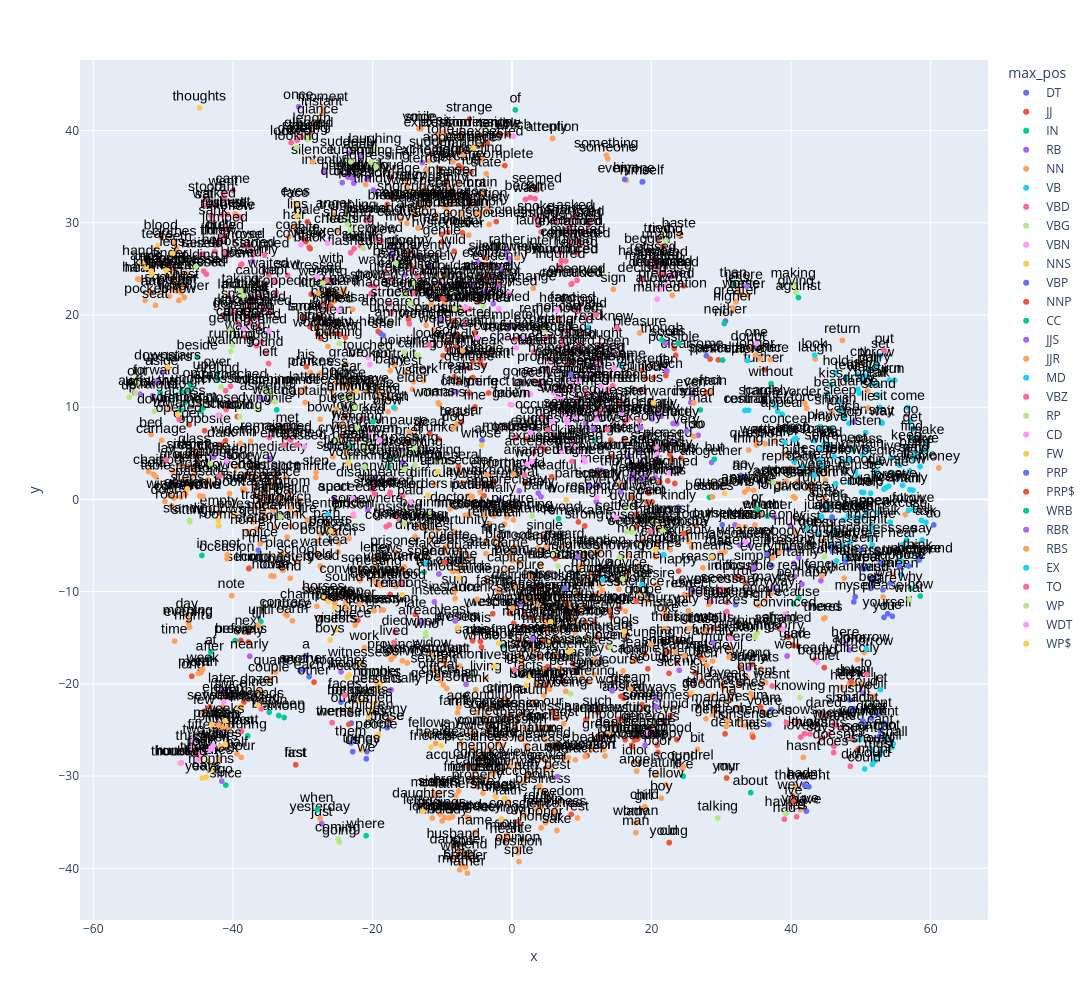

The notebook cell saved with this chart:
### Code cell
px.scatter(X.reset_index(), 'x', 'y', 
           text='term_str', 
           #size = 'n_log',
           color='max_pos', 
           hover_name='term_str',          
           height=1000, width=1200).update_traces(
                mode='markers+text', 
                textfont=dict(color='black', size=14, family='Arial'),
                textposition='top center')

### Figure 1 — Plotly figure (JSON) as saved in the notebook; plotly's stock layout.template omitted (floating-point values rounded to 4 significant figures; data arrays with more than 128 entries replaced by an {"elided": "..."} marker saying what was removed)
{"data": [{"hovertemplate": "<b>%{hovertext}</b><br><br>max_pos=DT<br>x=%{x}<br>y=%{y}<br>term_str=%{text}<extra></extra>", "hovertext": ["a", "all", "an", "another", "any", "both", "each", "every", "neither", "no", "some", "the", "these", "this", "those"], "legendgroup": "DT", "marker": {"color": "#636efa", "symbol": "circle"}, "mode": "markers+text", "name": "DT", "showlegend": true, "text": ["a", "all", "an", "another", "any", "both", "each", "every", "neither", "no", "some", "the", "these", "this", "those"], "textfont": {"color": "black", "family": "Arial", "size": 14}, "textposition": "top center", "type": "scattergl", "x": [-29.54, 37.22, -4.294, -29.94, 33.15, -24.51, -29.07, -30.37, 30.59, 32.78, 27.86, -36.36, -17.9, -4.521, -17.85], "xaxis": "x", "y": [-16.96, -7.183, 6.414, -18.48, 2.37, -21.98, -19.21, -18.53, 19.34, 2.611, 15.59, -5.498, -24.74, -14.12, -24.75], "yaxis": "y"}, {"hovertemplate": "<b>%{hovertext}</b><br><br>max_pos=JJ<br>x=%{x}<br>y=%{y}<br>term_str=%{text}<extra></extra>", "hovertext": {"elided": "238 str values"}, "legendgroup": "JJ", "marker": {"color": "#EF553B", "symbol": "circle"}, "mode": "markers+text", "name": "JJ", "showlegend": true, "text": {"elided": "238 str values"}, "textfont": {"color": "black", "family": "Arial", "size": 14}, "textposition": "top center", "type": "scattergl", "x": {"elided": "238 float values"}, "xaxis": "x", "y": {"elided": "238 float values"}, "yaxis": "y"}, {"hovertemplate": "<b>%{hovertext}</b><br><br>max_pos=IN<br>x=%{x}<br>y=%{y}<br>term_str=%{text}<extra></extra>", "hovertext": ["about", "above", "across", "after", "against", "along", "although", "among", "around", "as", "at", "because", "before", "behind", "below", "beside", "besides", "between", "beyond", "by", "during", "except", "for", "from", "if", "in", "into", "like", "near", "of", "on", "outside", "over", "since", "than", "that", "though", "through", "under", "until", "upon", "whether", "while", "with", "within", "without"], "legendgroup": "IN", "marker": {"color": "#00cc96", "symbol": "circle"}, "mode": "markers+text", "name": "IN", "showlegend": true, "text": ["about", "above", "across", "after", "against", "along", "although", "among", "around", "as", "at", "because", "before", "behind", "below", "beside", "besides", "between", "beyond", "by", "during", "except", "for", "from", "if", "in", "into", "like", "near", "of", "on", "outside", "over", "since", "than", "that", "though", "through", "under", "until", "upon", "whether", "while", "with", "within", "without"], "textfont": {"color": "black", "family": "Arial", "size": 14}, "textposition": "top center", "type": "scattergl", "x": [34.21, -1.243, -46.84, -43.29, 41.06, -50.39, 11.87, -32.64, -42.13, 23.87, -43.16, 40.35, -39.67, -47.44, -23.13, -45.1, 28.3, -33.42, 6.677, -17.62, -37.88, 30.19, -12.6, -44.24, 41.08, -44.43, -48.24, 24.54, -44.58, 0.4944, -46.05, -17.36, -42.23, -41.01, 31.78, 26.99, 21.48, -47.35, -46.28, -35.99, -43.48, 36.59, -33.71, -25.89, -34.78, 37.13], "xaxis": "x", "y": [-31.8, -15.89, 10.54, -17.17, 21.89, 11.53, 6.421, -23.65, 13.02, 16.94, -16.54, -11.31, -15.3, 9.7, 5.788, 15.45, 0.2227, -23.43, -2.087, 3.562, -25.63, 15.11, -7.898, 9.927, -10.66, -6.076, 11.24, -30.01, 9.594, 42.24, 12.4, 4.371, 13.65, -30.97, 23.31, 9.7, 17.28, 11.67, 11.84, -13.24, 13.35, -1.825, 9.717, 24.85, -23.08, 12.56], "yaxis": "y"}, {"hovertemplate": "<b>%{hovertext}</b><br><br>max_pos=RB<br>x=%{x}<br>y=%{y}<br>term_str=%{text}<extra></extra>", "hovertext": ["abroad", "abruptly", "absolutely", "actually", "again", "ago", "almost", "alone", "already", "also", "altogether", "always", "angrily", "apart", "apparently", "aside", "asleep", "attentively", "away", "awfully", "back", "badly", "carefully", "certainly", "clearly", "close", "completely", "contemptuously", "continually", "deeply", "dreadfully", "easily", "else", "entirely", "especially", "even", "ever", "everywhere", "evidently", "exactly", "extremely", "fairly", "far", "fast", "finally", "firmly", "forward", "fully", "generally", "greatly", "hardly", "here", "highly", "hurriedly", "immediately", "instantly", "instead", "intently", "just", "kindly", "lately", "later", "loudly", "maybe", "meanwhile", "merely", "naturally", "nearly", "never", "not", "now", "obviously", "often", "once", "only", "openly", "painfully", "particularly", "partly", "perfectly", "perhaps", "positively", "possibly", "precisely", "pretty", "probably", "quickly", "quietly", "quite", "rather", "really", "scarcely", "seriously", "sharply", "simply", "slowly", "so", "softly", "somehow", "sometimes", "somewhat", "somewhere", "soon", "still", "straight", "strangely", "suddenly", "surely", "terribly", "then", "therefore", "thoroughly", "timidly", "together", "twice", "usually", "very", "violently", "well", "yet", "youd"], "legendgroup": "RB", "marker": {"color": "#ab63fa", "symbol": "circle"}, "mode": "markers+text", "name": "RB", "showlegend": true, "text": ["abroad", "abruptly", "absolutely", "actually", "again", "ago", "almost", "alone", "already", "also", "altogether", "always", "angrily", "apart", "apparently", "aside", "asleep", "attentively", "away", "awfully", "back", "badly", "carefully", "certainly", "clearly", "close", "completely", "contemptuously", "continually", "deeply", "dreadfully", "easily", "else", "entirely", "especially", "even", "ever", "everywhere", "evidently", "exactly", "extremely", "fairly", "far", "fast", "finally", "firmly", "forward", "fully", "generally", "greatly", "hardly", "here", "highly", "hurriedly", "immediately", "instantly", "instead", "intently", "just", "kindly", "lately", "later", "loudly", "maybe", "meanwhile", "merely", "naturally", "nearly", "never", "not", "now", "obviously", "often", "once", "only", "openly", "painfully", "particularly", "partly", "perfectly", "perhaps", "positively", "possibly", "precisely", "pretty", "probably", "quickly", "quietly", "quite", "rather", "really", "scarcely", "seriously", "sharply", "simply", "slowly", "so", "softly", "somehow", "sometimes", "somewhat", "somewhere", "soon", "still", "straight", "strangely", "suddenly", "surely", "terribly", "then", "therefore", "thoroughly", "timidly", "together", "twice", "usually", "very", "violently", "well", "yet", "youd"], "textfont": {"color": "black", "family": "Arial", "size": 14}, "textposition": "top center", "type": "scattergl", "x": [-10.47, -10.25, 32.68, 11.63, -21.68, -41.59, -12.86, 48.34, -12.99, -6.578, 28.6, 20.57, -20.59, -25.51, -13.32, -50.12, -36.02, -17.12, -54.08, 28.93, -53.29, 19.09, -15.37, 40.35, 20.76, -42.74, -0.2561, -9.485, -15.69, 17.11, 20.54, 18.3, 33.93, 12.33, -17.33, 25.68, 25.89, 15.58, -1.704, 18.45, -0.501, -7.961, 22.21, 18.65, -1.899, -7.53, -50.92, 21.41, 1.272, -2.141, 35.93, 47.77, 12.07, -23.5, -34.71, -37.18, -11.12, -26.92, -27.25, 23.86, 3.77, -41.58, -10.41, 37.47, -19.57, 12.82, 17.58, -37.58, 41.1, 37.54, 44.26, -3.759, 13.71, -30.58, 39.91, 18.44, -10.24, 10.97, 4.157, 23.09, 41.57, -2.828, 39.67, 1.04, 23.97, 10.58, -24.32, -22.67, 23.62, -0.6807, 40.49, 36.19, 20.07, -20.78, 34.65, -23.51, 26.69, -22.94, 16.69, 20.67, -5.719, -20.68, 22.02, -4.851, -51.49, -11.89, -23.4, 33.9, -2.693, 49.0, 31.96, 17.37, -19.88, -24.49, -40.25, -15.65, 25.04, -17.24, 39.43, 25.63, 50.32], "xaxis": "x", "y": [-8.085, 21.85, -4.956, 7.664, 37.22, -30.54, 36.53, -16.33, -13.28, -20.04, 4.006, -21.62, 34.95, 0.1509, 26.28, 13.79, 11.03, 26.78, 11.57, -15.54, 11.42, 2.441, 24.36, -6.925, 9.271, 4.571, 18.75, 22.02, 4.007, 2.221, 2.374, 5.245, -4.969, 1.53, -20.64, 11.41, -9.877, 0.855, 25.14, 7.769, 26.14, 11.68, 13.93, 2.178, -0.02521, 23.52, 12.76, 9.02, -11.28, 23.09, 10.52, -15.7, -0.2459, 34.95, 4.432, 25.82, -11.11, 35.56, -35.13, -0.8259, 0.6924, -20.64, 23.56, -9.654, 2.368, 3.165, 3.626, -17.0, -6.323, -1.873, -8.819, 22.6, 9.937, 42.58, -2.86, 4.021, 19.51, 1.537, 0.2877, 8.234, -9.191, 24.09, -5.423, 0.9327, -18.52, 8.314, 34.35, 34.3, 8.206, 26.92, -8.386, 10.59, 8.715, 34.7, -7.388, 35.25, 6.954, 34.88, 4.605, -22.48, 23.0, -1.142, 16.92, 25.71, 11.23, 25.17, 37.53, -18.34, 21.21, 8.429, -2.758, 2.871, 33.55, -18.7, -21.23, 5.219, 7.446, 26.31, -16.98, 10.51, -21.02], "yaxis": "y"}, {"hovertemplate": "<b>%{hovertext}</b><br><br>max_pos=NN<br>x=%{x}<br>y=%{y}<br>term_str=%{text}<extra></extra>", "hovertext": {"elided": "644 str values"}, "legendgroup": "NN", "marker": {"color": "#FFA15A", "symbol": "circle"}, "mode": "markers+text", "name": "NN", "showlegend": true, "text": {"elided": "644 str values"}, "textfont": {"color": "black", "family": "Arial", "size": 14}, "textposition": "top center", "type": "scattergl", "x": {"elided": "644 float values"}, "xaxis": "x", "y": {"elided": "644 float values"}, "yaxis": "y"}, {"hovertemplate": "<b>%{hovertext}</b><br><br>max_pos=VB<br>x=%{x}<br>y=%{y}<br>term_str=%{text}<extra></extra>", "hovertext": {"elided": "131 str values"}, "legendgroup": "VB", "marker": {"color": "#19d3f3", "symbol": "circle"}, "mode": "markers+text", "name": "VB", "showlegend": true, "text": {"elided": "131 str values"}, "textfont": {"color": "black", "family": "Arial", "size": 14}, "textposition": "top center", "type": "scattergl", "x": {"elided": "131 float values"}, "xaxis": "x", "y": {"elided": "131 float values"}, "yaxis": "y"}, {"hovertemplate": "<b>%{hovertext}</b><br><br>max_pos=VBD<br>x=%{x}<br>y=%{y}<br>term_str=%{text}<extra></extra>", "hovertext": {"elided": "195 str values"}, "legendgroup": "VBD", "marker": {"color": "#FF6692", "symbol": "circle"}, "mode": "markers+text", "name": "VBD", "showlegend": true, "text": {"elided": "195 str values"}, "textfont": {"color": "black", "family": "Arial", "size": 14}, "textposition": "top center", "type": "scattergl", "x": {"elided": "195 float values"}, "xaxis": "x", "y": {"elided": "195 float values"}, "yaxis": "y"}, {"hovertemplate": "<b>%{hovertext}</b><br><br>max_pos=VBG<br>x=%{x}<br>y=%{y}<br>term_str=%{text}<extra></extra>", "hovertext": ["according", "addressing", "approaching", "asking", "beating", "beginning", "being", "believing", "bringing", "burning", "calling", "carrying", "coming", "crying", "doing", "drawing", "drinking", "dying", "expecting", "facing", "finding", "flashing", "following", "gazing", "getting", "giving", "going", "growing", "hanging", "having", "hearing", "hiding", "holding", "keeping", "knowing", "laughing", "leading", "leaving", "listening", "looking", "losing", "loving", "lying", "making", "moving", "noticing", "owing", "passing", "playing", "pointing", "putting", "raising", "reading", "reckoning", "running", "saying", "seeing", "seeking", "seeming", "setting", "shaking", "shouting", "showing", "sitting", "smiling", "speaking", "standing", "staring", "taking", "talking", "telling", "thinking", "trembling", "trying", "turning", "waiting", "walking", "watching", "wearing", "wondering", "writing"], "legendgroup": "VBG", "marker": {"color": "#B6E880", "symbol": "circle"}, "mode": "markers+text", "name": "VBG", "showlegend": true, "text": ["according", "addressing", "approaching", "asking", "beating", "beginning", "being", "believing", "bringing", "burning", "calling", "carrying", "coming", "crying", "doing", "drawing", "drinking", "dying", "expecting", "facing", "finding", "flashing", "following", "gazing", "getting", "giving", "going", "growing", "hanging", "having", "hearing", "hiding", "holding", "keeping", "knowing", "laughing", "leading", "leaving", "listening", "looking", "losing", "loving", "lying", "making", "moving", "noticing", "owing", "passing", "playing", "pointing", "putting", "raising", "reading", "reckoning", "running", "saying", "seeing", "seeking", "seeming", "setting", "shaking", "shouting", "showing", "sitting", "smiling", "speaking", "standing", "staring", "taking", "talking", "telling", "thinking", "trembling", "trying", "turning", "waiting", "walking", "watching", "wearing", "wondering", "writing"], "textfont": {"color": "black", "family": "Arial", "size": 14}, "textposition": "top center", "type": "scattergl", "x": [6.611, -19.48, -15.41, 37.43, -16.63, -11.72, 8.387, 15.87, -22.95, -24.75, -13.5, -23.95, -24.92, -25.11, 34.77, -43.24, -21.09, 16.42, 4.565, -41.69, 2.906, -23.13, -13.91, -29.33, -40.37, 40.69, -24.74, -5.659, -22.17, 39.21, -14.59, 20.35, -45.28, -22.52, 41.26, -19.63, -20.99, -33.19, -34.51, -30.84, 21.61, 14.05, -36.5, 40.33, -39.01, -14.02, 6.026, -13.94, -10.43, -15.42, -38.52, -21.32, -15.38, -15.45, -40.06, 34.83, -15.36, 17.27, -8.211, -21.22, -23.56, -23.39, 15.42, -46.17, -20.21, -4.126, -46.2, -28.95, -38.9, 29.51, 44.78, 35.16, -23.52, 22.09, -23.09, -34.0, -40.3, -35.4, -27.08, -8.485, 16.47], "xaxis": "x", "y": [-7.228, 36.06, 4.972, 1.844, 25.64, -1.604, -21.09, -8.637, 10.98, 16.93, 15.64, 11.02, -36.82, 6.506, -14.95, 3.88, 3.492, -0.898, 18.34, 12.2, -1.794, 29.24, 3.727, 39.0, 18.35, 22.45, -37.15, 21.98, 7.753, -34.07, 21.25, -2.444, 25.25, 9.99, -21.49, 37.85, 5.475, -1.877, 11.66, 38.17, -3.407, -15.94, 9.742, 23.24, 8.969, 23.49, -5.759, 5.475, 4.096, 16.0, 22.1, 27.23, 3.247, -2.619, 16.69, -14.87, 22.24, -3.568, 20.67, 5.875, 29.85, 4.426, -6.247, -2.42, 36.57, 20.96, -2.254, 39.22, 22.66, -34.54, -6.207, -14.45, 30.68, 28.08, 36.63, 10.61, 16.04, 11.77, 23.46, 22.43, -3.498], "yaxis": "y"}, {"hovertemplate": "<b>%{hovertext}</b><br><br>max_pos=VBN<br>x=%{x}<br>y=%{y}<br>term_str=%{text}<extra></extra>", "hovertext": ["admitted", "agreed", "allowed", "arranged", "ashamed", "astonished", "been", "begun", "bound", "broken", "called", "changed", "committed", "concealed", "considered", "convinced", "covered", "crushed", "deceived", "delighted", "done", "drawn", "dressed", "driven", "ended", "expected", "fallen", "filled", "finished", "fixed", "forced", "forgotten", "frightened", "given", "gone", "grown", "heard", "hearted", "hidden", "insulted", "invited", "killed", "known", "lighted", "lost", "married", "mentioned", "mistaken", "murdered", "obliged", "offended", "overcome", "paid", "passed", "persuaded", "prepared", "received", "respected", "ruined", "satisfied", "saved", "seen", "settled", "shown", "shut", "spoken", "stolen", "succeeded", "suffered", "supposed", "surprised", "taken", "thrown", "touched", "treated", "won", "worn", "written"], "legendgroup": "VBN", "marker": {"color": "#FF97FF", "symbol": "circle"}, "mode": "markers+text", "name": "VBN", "showlegend": true, "text": ["admitted", "agreed", "allowed", "arranged", "ashamed", "astonished", "been", "begun", "bound", "broken", "called", "changed", "committed", "concealed", "considered", "convinced", "covered", "crushed", "deceived", "delighted", "done", "drawn", "dressed", "driven", "ended", "expected", "fallen", "filled", "finished", "fixed", "forced", "forgotten", "frightened", "given", "gone", "grown", "heard", "hearted", "hidden", "insulted", "invited", "killed", "known", "lighted", "lost", "married", "mentioned", "mistaken", "murdered", "obliged", "offended", "overcome", "paid", "passed", "persuaded", "prepared", "received", "respected", "ruined", "satisfied", "saved", "seen", "settled", "shown", "shut", "spoken", "stolen", "succeeded", "suffered", "supposed", "surprised", "taken", "thrown", "touched", "treated", "won", "worn", "written"], "textfont": {"color": "black", "family": "Arial", "size": 14}, "textposition": "top center", "type": "scattergl", "x": [9.065, 9.101, 21.16, 2.84, 38.84, -6.573, 14.64, 10.98, 43.75, -20.35, -34.82, 0.6184, 8.018, 5.75, 12.12, 39.15, -30.22, -0.6188, 10.29, 22.58, 12.44, -20.34, -27.92, -18.97, 2.675, 12.76, -0.2233, -24.82, 1.701, -26.42, 23.06, 12.29, -1.864, 2.633, 0.9055, -0.06118, 6.499, 19.34, -22.74, 9.699, 6.139, 8.769, 14.63, -40.88, 5.963, 20.8, 8.587, 31.29, 8.759, 22.55, 20.84, -4.977, -14.52, -29.77, 15.73, 22.14, 4.389, 12.14, 10.44, 20.69, 7.237, 13.93, 14.95, 6.548, -42.12, 9.579, 7.832, -22.82, 8.605, 12.15, -0.4438, 2.436, -38.41, -20.63, 7.129, 2.199, -18.99, 7.114], "xaxis": "x", "y": [8.976, 10.75, 22.78, 4.107, -14.09, 20.81, 15.95, 13.71, -17.64, 14.61, 18.26, 16.44, 8.173, 8.436, 9.239, -12.42, 27.61, 17.55, 4.466, 2.89, 14.23, 7.362, 24.13, 6.422, 7.248, 12.29, 10.29, 20.54, 17.58, 27.78, 24.56, 14.65, 20.69, 11.43, 12.6, 10.24, 20.59, -25.32, -1.612, 5.276, 14.34, 6.195, 14.23, 4.181, 11.55, 21.72, 12.84, -15.13, 5.694, 24.1, 4.925, 17.56, -0.2561, 5.706, 9.347, 23.23, 12.47, 0.2038, 4.089, 5.681, 9.274, 15.4, -1.942, 10.94, 9.114, 12.89, 8.655, 0.1127, 11.91, 8.629, 22.38, 11.47, 18.53, 15.44, 5.228, 3.823, 6.451, 10.8], "yaxis": "y"}, {"hovertemplate": "<b>%{hovertext}</b><br><br>max_pos=NNS<br>x=%{x}<br>y=%{y}<br>term_str=%{text}<extra></extra>", "hovertext": ["affairs", "afterwards", "arms", "books", "boots", "boys", "cases", "children", "circumstances", "copecks", "days", "details", "downstairs", "dreams", "enemies", "events", "eyes", "facts", "feelings", "feet", "fellows", "fingers", "flowers", "fools", "francs", "friends", "girls", "guests", "hands", "heads", "hopes", "horses", "hours", "houses", "ideas", "knees", "ladies", "legs", "letters", "lines", "lips", "lives", "manners", "matters", "means", "men", "minutes", "moments", "monks", "months", "notes", "orders", "others", "paces", "papers", "peasants", "people", "persons", "questions", "relations", "rooms", "roubles", "seconds", "servants", "sorts", "steps", "tears", "terms", "thanks", "things", "thoughts", "thousands", "times", "towards", "visitors", "voices", "weeks", "windows", "witnesses", "women", "words", "years"], "legendgroup": "NNS", "marker": {"color": "#FECB52", "symbol": "circle"}, "mode": "markers+text", "name": "NNS", "showlegend": true, "text": ["affairs", "afterwards", "arms", "books", "boots", "boys", "cases", "children", "circumstances", "copecks", "days", "details", "downstairs", "dreams", "enemies", "events", "eyes", "facts", "feelings", "feet", "fellows", "fingers", "flowers", "fools", "francs", "friends", "girls", "guests", "hands", "heads", "hopes", "horses", "hours", "houses", "ideas", "knees", "ladies", "legs", "letters", "lines", "lips", "lives", "manners", "matters", "means", "men", "minutes", "moments", "monks", "months", "notes", "orders", "others", "paces", "papers", "peasants", "people", "persons", "questions", "relations", "rooms", "roubles", "seconds", "servants", "sorts", "steps", "tears", "terms", "thanks", "things", "thoughts", "thousands", "times", "towards", "visitors", "voices", "weeks", "windows", "witnesses", "women", "words", "years"], "textfont": {"color": "black", "family": "Arial", "size": 14}, "textposition": "top center", "type": "scattergl", "x": [5.541, 20.28, -52.45, -23.33, -22.23, -26.07, 8.461, -20.51, 8.12, -38.8, -43.8, 1.213, -49.3, -1.058, -1.905, -7.777, -31.02, 2.346, -1.534, -51.69, -11.84, -49.57, -23.78, 16.1, -39.12, -11.61, -21.43, -25.25, -53.08, -23.58, -2.309, -27.0, -41.78, -25.4, -10.14, -51.59, -19.68, -48.62, -12.8, -36.15, -30.77, -2.48, 10.78, 5.182, 28.67, -19.13, -43.47, -5.508, -18.84, -43.05, -39.8, -12.03, -23.16, -43.02, -25.95, -21.77, -19.42, -19.28, 30.47, -15.74, -42.03, -47.57, -36.38, -26.34, 2.08, -46.53, -50.77, -10.63, 20.59, -21.59, -44.77, -7.616, -41.09, -47.88, -25.23, -23.42, -41.12, -42.09, -21.91, -20.29, 7.771, -44.38], "xaxis": "x", "y": [-13.27, 10.46, 25.13, -19.04, 11.72, -15.25, -16.38, -23.52, -16.54, -22.44, -30.11, -17.38, 14.36, -32.43, -15.59, -13.89, 32.12, -19.25, -34.67, 24.76, -25.5, 24.85, 5.08, -14.31, -22.6, -26.88, -21.91, -14.16, 25.71, -19.3, -32.29, -10.67, -26.83, -11.72, -26.73, 24.47, -22.13, 26.67, -33.82, -21.03, 30.75, -18.11, -15.16, -15.51, -6.24, -25.5, -28.44, 38.11, -19.97, -29.38, -1.74, 0.4498, -22.77, -24.42, -3.426, -21.92, -25.68, -20.71, 0.6573, -10.34, -2.877, -28.59, -22.31, -11.06, -20.17, 1.143, 27.53, 2.99, -5.464, -27.18, 42.47, -8.525, -26.56, 9.206, -14.13, 3.897, -24.0, -2.274, -17.83, -22.77, -0.0362, -30.23], "yaxis": "y"}, {"hovertemplate": "<b>%{hovertext}</b><br><br>max_pos=VBP<br>x=%{x}<br>y=%{y}<br>term_str=%{text}<extra></extra>", "hovertext": ["agree", "am", "are", "assure", "beg", "believe", "cannot", "cant", "couldnt", "dare", "declare", "didnt", "do", "dont", "hadnt", "hate", "have", "havent", "intend", "know", "learnt", "mustnt", "repeat", "seem", "shant", "shouldnt", "suppose", "swear", "trust", "want", "wish", "wont", "wouldnt"], "legendgroup": "VBP", "marker": {"color": "#636efa", "symbol": "circle"}, "mode": "markers+text", "name": "VBP", "showlegend": true, "text": ["agree", "am", "are", "assure", "beg", "believe", "cannot", "cant", "couldnt", "dare", "declare", "didnt", "do", "dont", "hadnt", "hate", "have", "havent", "intend", "know", "learnt", "mustnt", "repeat", "seem", "shant", "shouldnt", "suppose", "swear", "trust", "want", "wish", "wont", "wouldnt"], "textfont": {"color": "black", "family": "Arial", "size": 14}, "textposition": "top center", "type": "scattergl", "x": [45.87, 37.19, 36.81, 52.87, 51.4, 58.37, 52.61, 52.82, 50.29, 53.16, 32.04, 51.54, 60.44, 52.55, 41.91, 47.76, 42.19, 42.55, 51.33, 56.84, 8.42, 48.37, 50.09, 50.05, 48.94, 48.72, 55.51, 50.42, 45.89, 54.21, 51.99, 53.32, 50.38], "xaxis": "x", "y": [-1.908, -22.8, -24.4, -6.855, -9.654, -6.561, -25.72, -25.13, -24.01, -9.807, -11.41, -23.71, -2.764, -23.32, -30.96, -6.815, -33.8, -31.16, -8.597, -7.219, 13.56, -21.74, -7.477, -5.456, -22.7, -22.77, -7.254, -7.549, -5.53, -9.099, -8.594, -24.26, -24.24], "yaxis": "y"}, {"hovertemplate": "<b>%{hovertext}</b><br><br>max_pos=NNP<br>x=%{x}<br>y=%{y}<br>term_str=%{text}<extra></extra>", "hovertext": ["alyosha", "de", "god", "heaven", "ill", "im", "its", "ive", "lets", "stavrogin"], "legendgroup": "NNP", "marker": {"color": "#EF553B", "symbol": "circle"}, "mode": "markers+text", "name": "NNP", "showlegend": true, "text": ["alyosha", "de", "god", "heaven", "ill", "im", "its", "ive", "lets", "stavrogin"], "textfont": {"color": "black", "family": "Arial", "size": 14}, "textposition": "top center", "type": "scattergl", "x": [24.59, 25.52, 17.82, -9.64, 23.35, 35.64, 34.54, 40.36, 48.6, -9.883], "xaxis": "x", "y": [-3.7, -21.12, -11.02, -6.832, 1.728, -22.5, -25.77, -32.79, -19.75, 21.77], "yaxis": "y"}, {"hovertemplate": "<b>%{hovertext}</b><br><br>max_pos=CC<br>x=%{x}<br>y=%{y}<br>term_str=%{text}<extra></extra>", "hovertext": ["and", "but", "nor", "or"], "legendgroup": "CC", "marker": {"color": "#00cc96", "symbol": "circle"}, "mode": "markers+text", "name": "CC", "showlegend": true, "text": ["and", "but", "nor", "or"], "textfont": {"color": "black", "family": "Arial", "size": 14}, "textposition": "top center", "type": "scattergl", "x": [-19.92, 29.0, 30.42, 35.17], "xaxis": "x", "y": [8.432, 4.361, 19.08, -1.04], "yaxis": "y"}, {"hovertemplate": "<b>%{hovertext}</b><br><br>max_pos=JJS<br>x=%{x}<br>y=%{y}<br>term_str=%{text}<extra></extra>", "hovertext": ["best", "greatest", "honest", "least", "slightest", "worst"], "legendgroup": "JJS", "marker": {"color": "#ab63fa", "symbol": "circle"}, "mode": "markers+text", "name": "JJS", "showlegend": true, "text": ["best", "greatest", "honest", "least", "slightest", "worst"], "textfont": {"color": "black", "family": "Arial", "size": 14}, "textposition": "top center", "type": "scattergl", "x": [6.505, 2.967, 19.07, -8.114, 9.453, 14.37], "xaxis": "x", "y": [-30.05, -15.13, -26.63, -13.18, -6.193, -20.76], "yaxis": "y"}, {"hovertemplate": "<b>%{hovertext}</b><br><br>max_pos=JJR<br>x=%{x}<br>y=%{y}<br>term_str=%{text}<extra></extra>", "hovertext": ["better", "greater", "higher", "less", "lower", "worse", "younger"], "legendgroup": "JJR", "marker": {"color": "#FFA15A", "symbol": "circle"}, "mode": "markers+text", "name": "JJR", "showlegend": true, "text": ["better", "greater", "higher", "less", "lower", "worse", "younger"], "textfont": {"color": "black", "family": "Arial", "size": 14}, "textposition": "top center", "type": "scattergl", "x": [33.77, 32.1, 31.66, 32.34, -21.83, 32.86, 0.06601], "xaxis": "x", "y": [22.12, 21.41, 20.76, 22.77, -11.38, 22.18, -11.8], "yaxis": "y"}, {"hovertemplate": "<b>%{hovertext}</b><br><br>max_pos=MD<br>x=%{x}<br>y=%{y}<br>term_str=%{text}<extra></extra>", "hovertext": ["can", "could", "may", "might", "must", "ought", "shall", "should", "will", "would"], "legendgroup": "MD", "marker": {"color": "#19d3f3", "symbol": "circle"}, "mode": "markers+text", "name": "MD", "showlegend": true, "text": ["can", "could", "may", "might", "must", "ought", "shall", "should", "will", "would"], "textfont": {"color": "black", "family": "Arial", "size": 14}, "textposition": "top center", "type": "scattergl", "x": [53.61, 50.54, 53.01, 52.03, 52.63, 49.84, 54.64, 51.63, 54.47, 51.64], "xaxis": "x", "y": [-25.84, -29.23, -27.37, -28.33, -27.79, -26.01, -26.49, -27.16, -26.87, -28.73], "yaxis": "y"}, {"hovertemplate": "<b>%{hovertext}</b><br><br>max_pos=VBZ<br>x=%{x}<br>y=%{y}<br>term_str=%{text}<extra></extra>", "hovertext": ["comes", "does", "doesnt", "faces", "goes", "happens", "has", "is", "knows", "lies", "looks", "loves", "makes", "says", "seems", "thinks", "wants", "wasnt"], "legendgroup": "VBZ", "marker": {"color": "#FF6692", "symbol": "circle"}, "mode": "markers+text", "name": "VBZ", "showlegend": true, "text": ["comes", "does", "doesnt", "faces", "goes", "happens", "has", "is", "knows", "lies", "looks", "loves", "makes", "says", "seems", "thinks", "wants", "wasnt"], "textfont": {"color": "black", "family": "Arial", "size": 14}, "textposition": "top center", "type": "scattergl", "x": [-18.02, 46.1, 46.12, -23.93, -17.6, 30.84, 40.79, 39.34, 40.91, 0.379, -11.89, 41.92, 30.8, 44.31, 30.02, 42.71, 45.4, 37.27], "xaxis": "x", "y": [-2.95, -27.47, -26.75, -21.25, -2.759, -11.17, -34.41, -24.21, -24.1, -18.48, 16.76, -25.4, -12.17, -25.91, -9.735, -25.43, -25.48, -20.23], "yaxis": "y"}, {"hovertemplate": "<b>%{hovertext}</b><br><br>max_pos=RP<br>x=%{x}<br>y=%{y}<br>term_str=%{text}<extra></extra>", "hovertext": ["down", "off", "out", "up"], "legendgroup": "RP", "marker": {"color": "#B6E880", "symbol": "circle"}, "mode": "markers+text", "name": "RP", "showlegend": true, "text": ["down", "off", "out", "up"], "textfont": {"color": "black", "family": "Arial", "size": 14}, "textposition": "top center", "type": "scattergl", "x": [-51.27, -53.95, -53.75, -54.86], "xaxis": "x", "y": [9.578, 11.55, 12.61, 11.09], "yaxis": "y"}, {"hovertemplate": "<b>%{hovertext}</b><br><br>max_pos=CD<br>x=%{x}<br>y=%{y}<br>term_str=%{text}<extra></extra>", "hovertext": ["eight", "five", "four", "hundred", "nine", "one", "seven", "six", "three", "two"], "legendgroup": "CD", "marker": {"color": "#FF97FF", "symbol": "circle"}, "mode": "markers+text", "name": "CD", "showlegend": true, "text": ["eight", "five", "four", "hundred", "nine", "one", "seven", "six", "three", "two"], "textfont": {"color": "black", "family": "Arial", "size": 14}, "textposition": "top center", "type": "scattergl", "x": [-42.81, -44.99, -44.67, -47.37, -41.32, 35.05, -43.06, -43.52, -45.85, -45.64], "xaxis": "x", "y": [-26.7, -28.27, -27.47, -28.55, -21.95, 16.88, -27.06, -27.22, -26.93, -26.18], "yaxis": "y"}, {"hovertemplate": "<b>%{hovertext}</b><br><br>max_pos=FW<br>x=%{x}<br>y=%{y}<br>term_str=%{text}<extra></extra>", "hovertext": ["et"], "legendgroup": "FW", "marker": {"color": "#FECB52", "symbol": "circle"}, "mode": "markers+text", "name": "FW", "showlegend": true, "text": ["et"], "textfont": {"color": "black", "family": "Arial", "size": 14}, "textposition": "top center", "type": "scattergl", "x": [25.68], "xaxis": "x", "y": [-20.97], "yaxis": "y"}, {"hovertemplate": "<b>%{hovertext}</b><br><br>max_pos=PRP<br>x=%{x}<br>y=%{y}<br>term_str=%{text}<extra></extra>", "hovertext": ["he", "herself", "him", "himself", "i", "it", "itself", "me", "myself", "ourselves", "she", "them", "themselves", "they", "us", "we", "you", "yourself"], "legendgroup": "PRP", "marker": {"color": "#636efa", "symbol": "circle"}, "mode": "markers+text", "name": "PRP", "showlegend": true, "text": ["he", "herself", "him", "himself", "i", "it", "itself", "me", "myself", "ourselves", "she", "them", "themselves", "they", "us", "we", "you", "yourself"], "textfont": {"color": "black", "family": "Arial", "size": 14}, "textposition": "top center", "type": "scattergl", "x": [18.72, -18.82, 16.15, 18.66, 48.99, 36.52, 7.597, 54.51, 49.18, 30.14, -18.47, -23.07, -23.02, -20.79, -22.82, -20.87, 53.31, 53.84], "xaxis": "x", "y": [34.45, 18.01, 34.71, 34.43, -11.11, -5.977, -9.622, -12.67, -10.56, -2.753, 17.79, -26.4, -24.26, -27.35, -27.35, -28.13, -12.8, -12.4], "yaxis": "y"}, {"hovertemplate": "<b>%{hovertext}</b><br><br>max_pos=PRP$<br>x=%{x}<br>y=%{y}<br>term_str=%{text}<extra></extra>", "hovertext": ["her", "his", "my", "our", "their", "your"], "legendgroup": "PRP$", "marker": {"color": "#EF553B", "symbol": "circle"}, "mode": "markers+text", "name": "PRP$", "showlegend": true, "text": ["her", "his", "my", "our", "their", "your"], "textfont": {"color": "black", "family": "Arial", "size": 14}, "textposition": "top center", "type": "scattergl", "x": [-19.16, -29.47, 30.76, 5.985, -23.37, 30.76], "xaxis": "x", "y": [18.22, 14.39, -30.21, -23.13, -24.39, -30.21], "yaxis": "y"}, {"hovertemplate": "<b>%{hovertext}</b><br><br>max_pos=WRB<br>x=%{x}<br>y=%{y}<br>term_str=%{text}<extra></extra>", "hovertext": ["how", "when", "where", "why"], "legendgroup": "WRB", "marker": {"color": "#00cc96", "symbol": "circle"}, "mode": "markers+text", "name": "WRB", "showlegend": true, "text": ["how", "when", "where", "why"], "textfont": {"color": "black", "family": "Arial", "size": 14}, "textposition": "top center", "type": "scattergl", "x": [58.52, -27.93, -20.91, 57.14], "xaxis": "x", "y": [-10.48, -33.63, -36.46, -9.684], "yaxis": "y"}, {"hovertemplate": "<b>%{hovertext}</b><br><br>max_pos=RBR<br>x=%{x}<br>y=%{y}<br>term_str=%{text}<extra></extra>", "hovertext": ["more"], "legendgroup": "RBR", "marker": {"color": "#ab63fa", "symbol": "circle"}, "mode": "markers+text", "name": "RBR", "showlegend": true, "text": ["more"], "textfont": {"color": "black", "family": "Arial", "size": 14}, "textposition": "top center", "type": "scattergl", "x": [33.67], "xaxis": "x", "y": [23.1], "yaxis": "y"}, {"hovertemplate": "<b>%{hovertext}</b><br><br>max_pos=RBS<br>x=%{x}<br>y=%{y}<br>term_str=%{text}<extra></extra>", "hovertext": ["most"], "legendgroup": "RBS", "marker": {"color": "#FFA15A", "symbol": "circle"}, "mode": "markers+text", "name": "RBS", "showlegend": true, "text": ["most"], "textfont": {"color": "black", "family": "Arial", "size": 14}, "textposition": "top center", "type": "scattergl", "x": [7.416], "xaxis": "x", "y": [-24.32], "yaxis": "y"}, {"hovertemplate": "<b>%{hovertext}</b><br><br>max_pos=EX<br>x=%{x}<br>y=%{y}<br>term_str=%{text}<extra></extra>", "hovertext": ["there"], "legendgroup": "EX", "marker": {"color": "#19d3f3", "symbol": "circle"}, "mode": "markers+text", "name": "EX", "showlegend": true, "text": ["there"], "textfont": {"color": "black", "family": "Arial", "size": 14}, "textposition": "top center", "type": "scattergl", "x": [33.78], "xaxis": "x", "y": [15.06], "yaxis": "y"}, {"hovertemplate": "<b>%{hovertext}</b><br><br>max_pos=TO<br>x=%{x}<br>y=%{y}<br>term_str=%{text}<extra></extra>", "hovertext": ["to"], "legendgroup": "TO", "marker": {"color": "#FF6692", "symbol": "circle"}, "mode": "markers+text", "name": "TO", "showlegend": true, "text": ["to"], "textfont": {"color": "black", "family": "Arial", "size": 14}, "textposition": "top center", "type": "scattergl", "x": [50.81], "xaxis": "x", "y": [-18.97], "yaxis": "y"}, {"hovertemplate": "<b>%{hovertext}</b><br><br>max_pos=WP<br>x=%{x}<br>y=%{y}<br>term_str=%{text}<extra></extra>", "hovertext": ["what", "who", "whom"], "legendgroup": "WP", "marker": {"color": "#B6E880", "symbol": "circle"}, "mode": "markers+text", "name": "WP", "showlegend": true, "text": ["what", "who", "whom"], "textfont": {"color": "black", "family": "Arial", "size": 14}, "textposition": "top center", "type": "scattergl", "x": [56.93, -12.28, -12.36], "xaxis": "x", "y": [-10.84, -14.77, -14.46], "yaxis": "y"}, {"hovertemplate": "<b>%{hovertext}</b><br><br>max_pos=WDT<br>x=%{x}<br>y=%{y}<br>term_str=%{text}<extra></extra>", "hovertext": ["whatever", "which"], "legendgroup": "WDT", "marker": {"color": "#FF97FF", "symbol": "circle"}, "mode": "markers+text", "name": "WDT", "showlegend": true, "text": ["whatever", "which"], "textfont": {"color": "black", "family": "Arial", "size": 14}, "textposition": "top center", "type": "scattergl", "x": [33.51, 0.2245], "xaxis": "x", "y": [-4.619, 39.36], "yaxis": "y"}, {"hovertemplate": "<b>%{hovertext}</b><br><br>max_pos=WP$<br>x=%{x}<br>y=%{y}<br>term_str=%{text}<extra></extra>", "hovertext": ["whose"], "legendgroup": "WP$", "marker": {"color": "#FECB52", "symbol": "circle"}, "mode": "markers+text", "name": "WP$", "showlegend": true, "text": ["whose"], "textfont": {"color": "black", "family": "Arial", "size": 14}, "textposition": "top center", "type": "scattergl", "x": [-4.347], "xaxis": "x", "y": [5.886], "yaxis": "y"}], "layout": {"height": 1000, "legend": {"title": {"text": "max_pos"}, "tracegroupgap": 0}, "margin": {"t": 60}, "width": 1200, "xaxis": {"anchor": "y", "autorange": true, "domain": [0, 1], "range": [-61.84, 68.16], "title": {"text": "x"}, "type": "linear"}, "yaxis": {"anchor": "x", "autorange": true, "domain": [0, 1], "range": [-45.61, 47.65], "title": {"text": "y"}, "type": "linear"}}}
